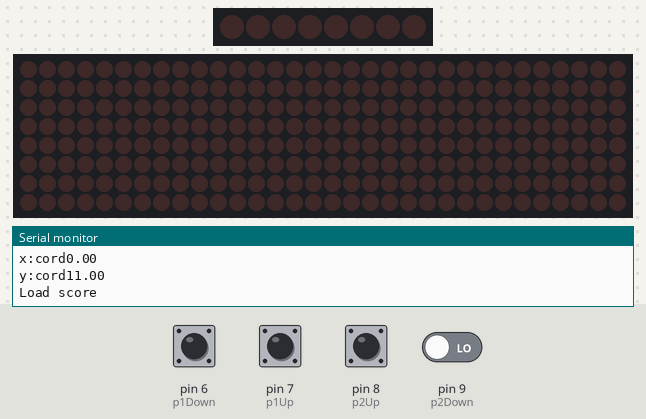
A sketch run on a simulated Arduino Uno, built with avr-gcc and run on an emulated ATmega328P. On the bench: 8 shift-register outputs drawn as a row of LEDs (first output left, lit = HIGH), 32×8 LED matrix, the last lines printed to the serial monitor. Wiring (from diagram.json): 4 × MAX7219 LED driver: data pin 11; clock pin 13; CS pin 10. The inputs (shaded band) are chosen by the test bench; at power-on: pin 6 (p1Down), pin 7 (p1Up), pin 8 (p2Up), pin 9 (p2Down) LOW. Random numbers use the default seed unless the sketch sets one.

Above: at 1.2 s.
1.3 s: pin 8 (p2Up) pulled HIGH for 0.15 s
At 2.7 s:
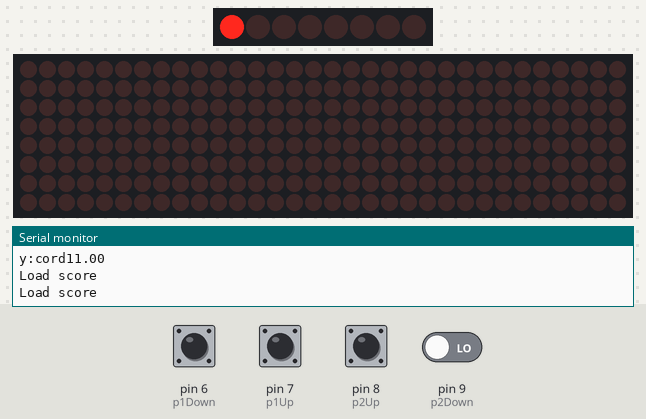
At 4.3 s:
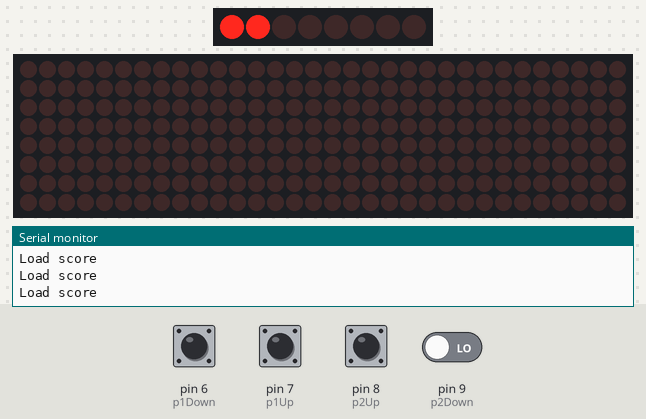
4.4 s: pin 6 (p1Down) pulled HIGH for 1 s
8.4 s: pin 6 (p1Down) driven HIGH and pin 9 (p2Down) driven HIGH
At 11.2 s:
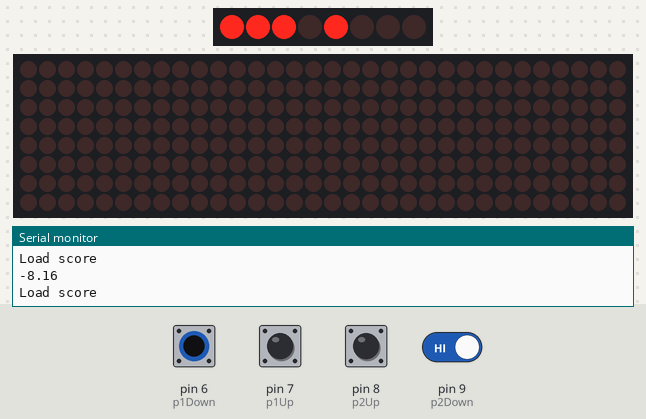
11.4 s: pin 6 (p1Down) driven LOW
Timing chart, 0 to 14.7 s (numbered marks = the images above; inputs shaded):
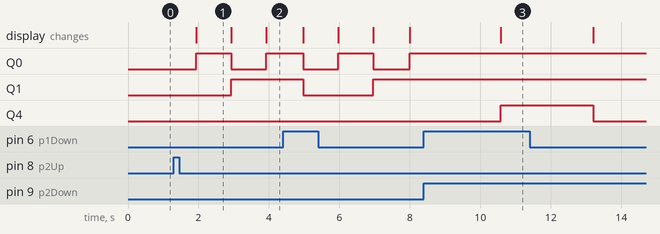

Measured:
- what the display in image 1 shows lasts 1.0 s, from 1.9 s to 2.9 s

The sketch:

main.ino
```cpp
#include "GameObject.h"
#include "Frame.h"

#define latchPin 10 // Gul
#define dataPin 11  // Grøn
#define clockPin 13 // Lyserød

#define latchPinScore 5 // Gul
#define dataPinScore 4  // Grøn
#define clockPinScore 3 // Lyserød

#define X_SEGMENTS 2
#define Y_SEGMENTS 2
#define PLAYER_HEIGHT 5
#define SEGMENTS_TOTAL (X_SEGMENTS * Y_SEGMENTS)

const int rowCount = 16;
const int collumnCount = 16;
const int p1Up = 7;
const int p1Down = 6;
const int p2Up = 8;
const int p2Down = 9;

const word rows[rowCount] = {
    0b1111111111111110,
    0b1111111111111101,
    0b1111111111111011,
    0b1111111111110111,
    0b1111111111101111,
    0b1111111111011111,
    0b1111111110111111,
    0b1111111101111111,
    0b1111111011111111,
    0b1111110111111111,
    0b1111101111111111,
    0b1111011111111111,
    0b1110111111111111,
    0b1101111111111111,
    0b1011111111111111,
    0b0111111111111111,
};

// TODO: the ball should be able to have decimal coordinates
GameObject ball(0, 0, GameObject::BOUNCING, GameObject::RED);
GameObject playerLeft(0, rowCount - PLAYER_HEIGHT, GameObject::STATIC, GameObject::GREEN);
GameObject playerRight(collumnCount - 1, rowCount - PLAYER_HEIGHT, GameObject::STATIC, GameObject::GREEN);

// GameObject ball2(1, 2);
// frame.addObject(ball2);

// ball2.xVel = 10;
// ball2.yVel = 8;
Frame frame(X_SEGMENTS, Y_SEGMENTS);

int p1OldScore = 0;
int p2OldScore = 0;

void setup()
{
    Serial.begin(9600);
    Serial.println("Start");

    // Frame pins
    pinMode(latchPin, OUTPUT);
    pinMode(dataPin, OUTPUT);
    pinMode(clockPin, OUTPUT);

    // Score pins
    pinMode(latchPinScore, OUTPUT);
    pinMode(dataPinScore, OUTPUT);
    pinMode(clockPinScore, OUTPUT);

    pinMode(p1Up, INPUT);
    pinMode(p1Down, INPUT);
    pinMode(p2Up, INPUT);
    pinMode(p2Down, INPUT);

    // delay(500);
    frame.addObject(ball);
    frame.addObject(playerLeft);
    frame.addObject(playerRight);

    ball.xVel = 8;
    ball.yVel = 8;

    playerLeft.height = 5;
    playerRight.height = 5;
    loadScore();
}

void loop()
{
    if (digitalRead(p1Up) == HIGH)
    {
        playerLeft.up();
    }
    if (digitalRead(p1Down) == HIGH)
    {
        playerLeft.down();
    }
    if (digitalRead(p2Up) == HIGH)
    {
        playerRight.up();
    }
    if (digitalRead(p2Down) == HIGH)
    {
        playerRight.down();
    }
    if (Serial.available() > 0)
    {
        char receivedChar = Serial.read(); // Read one character
        Serial.print("You pressed: ");
        Serial.println(receivedChar); // Echo back the character
        if (receivedChar == 'w' || digitalRead(p1Up) == HIGH)
        {
            playerLeft.up();
        }
        else if (receivedChar == 's')
        {
            playerLeft.down();
        }
        else if (receivedChar == 'i')
        {
            playerRight.up();
        }
        else if (receivedChar == 'k')
        {
            playerRight.down();
        }
    }
    // ball.right();
    // Serial.println(ball.pos().getX());
    // starter frame

    // Load all objects from the frame
    loadFrame();

    // Load both player scores
    if (p1OldScore != frame.p1Score || p2OldScore != frame.p2Score)
    {
        loadScore();
    }

    // delay(2);
}

void shiftOut16(uint16_t _dataPin, uint16_t _clockPin, uint16_t _bitOrder, uint16_t _val)
{
    uint16_t i;

    for (i = 0; i < 16; i++)
    {
        if (_bitOrder == LSBFIRST)
            digitalWrite(_dataPin, !!(_val & (1 << i)));
        else
            digitalWrite(_dataPin, !!(_val & (1 << (15 - i))));

        digitalWrite(_clockPin, HIGH);
        digitalWrite(_clockPin, LOW);
    }
}

void loadFrame()
{
    frame.placeObjectsToGrid();
    // Serial.println(frame.grid[0][6]);
    for (int currentRow = 0; currentRow < 16; currentRow++)
    {
        uint16_t bitRow = rows[currentRow]; // Repræsenterer første bitmønster
        uint16_t redPixels = 0;             // De røde pixels på rækken
        uint16_t greenPixels = 0;           // De grønne pixels på rækken
        // Behandl den aktuelle række i arrayet
        for (int i = 0; i < 16; i++)
        {
            switch (frame.grid[currentRow][i])
            {
            case 1: // Skal den være rød
                redPixels |= (1 << i);
                greenPixels |= (0 << i);
                break;
            case 2: // Skal den være grøn
                redPixels |= (0 << i);
                greenPixels |= (1 << i);
                break;
            case 3: // Skal den være orange
                redPixels |= (1 << i);
                greenPixels |= (1 << i);
                break;
            case 0: // Skal den ikke lyse
                redPixels |= (0 << i);
                greenPixels |= (0 << i);
                break;
            default:
                break;
            }
        }

        digitalWrite(latchPin, LOW);                          // Forbered latch
        shiftOut16(dataPin, clockPin, LSBFIRST, bitRow);      // Send the currently indexed row
        shiftOut16(dataPin, clockPin, MSBFIRST, redPixels);   // Send Val2
        shiftOut16(dataPin, clockPin, MSBFIRST, greenPixels); // Send Val3
        digitalWrite(latchPin, HIGH);                         // Aktivér latch for at opdatere output

        // Gå til næste række i arrayet    // delay(500);
    }
}

void loadScore()
{
    Serial.println("Load score");
    digitalWrite(latchPinScore, LOW);
    shiftOut(dataPinScore, clockPinScore, MSBFIRST, (frame.p2Score << 4) | frame.p1Score);
    digitalWrite(latchPinScore, HIGH);

    p1OldScore = frame.p1Score;
    p2OldScore = frame.p2Score;
}
```

Frame.cpp
```cpp
#include "Frame.h"
using namespace std;

Frame::Frame(size_t X_SEGMENTS, size_t Y_SEGMENTS) : _rows(Y_SEGMENTS * 8), _columns(X_SEGMENTS * 8), _X_SEGMENTS(X_SEGMENTS), _Y_SEGMENTS(Y_SEGMENTS)
{
  // Allocate memory for rows
  grid = new int *[16];
  for (size_t i = 0; i < 16; ++i)
  {
    // Allocate memory for columns in each row
    grid[i] = new int[16];

    // Initialize all elements to 0
    for (size_t j = 0; j < 16; ++j)
    {
      grid[i][j] = 0;
    }
  }
}

Frame::~Frame()
{
  for (size_t i = 0; i < 16; ++i)
  {
    delete[] grid[i]; // Free each row
  }
  delete[] grid; // Free the row pointers
}

void Frame::addObject(GameObject &object)
{
  _amountOfObjects++;

  // Point the last element to the new object
  _gameObjects[_amountOfObjects - 1] = &object;
  // Serial.println(_gameObjects[0]->xCord);

  if (object.getType() == GameObject::STATIC)
  {
    _amountOfStaticObjects++;
  }

  Serial.print("x:cord");
  Serial.println(_gameObjects[1]->xCord);
  Serial.print("y:cord");
  Serial.println(_gameObjects[1]->yCord);
}

void Frame::placeObjectsToGrid()
{

  // reset the old grid to draw a new
  for (size_t i = 0; i < _rows; i++)
  {
    for (size_t j = 0; j < _columns; j++)
    {
      grid[i][j] = 0; // Set each element to 0
    }
  };

  // check if bounce for each object
  for (size_t i = 0; i < _amountOfObjects; i++)
  {

    _gameObjects[i]->move();

    // correction of moving gameobjects
    _handleBarriers(_gameObjects[i], i);

    // if the object has a width
    for (size_t h = 0; h < _gameObjects[i]->height; h++)
    {
      for (size_t w = 0; w < _gameObjects[i]->width; w++)
      {
        set(_gameObjects[i]->xCord + w, _gameObjects[i]->yCord + h, _gameObjects[i]->color);
      }
    }
  }
}

void Frame::_handleBarriers(GameObject *object, int index)
{
  // check for bouncing objects
  if (object->getType() == GameObject::BOUNCING)
  {
    GameObject **staticObjects = getStaticObjects();

    for (size_t i = 0; i < _amountOfStaticObjects; i++)
    {
      if (object->xCord + object->width > staticObjects[i]->xCord &&
          object->xCord < staticObjects[i]->xCord + staticObjects[i]->width &&
          object->yCord + object->height > staticObjects[i]->yCord &&
          object->yCord < staticObjects[i]->yCord + staticObjects[i]->height)
      {
        float closestXEdge = min(
            staticObjects[i]->xCord + staticObjects[i]->width - object->xCord - object->width,
            object->xCord - staticObjects[i]->xCord);

        float closestYEdge = min(
            staticObjects[i]->yCord + staticObjects[i]->height - object->yCord - object->height,
            object->yCord - staticObjects[i]->yCord);

        if (min(closestXEdge, closestYEdge) == closestXEdge)
        {
          object->xVel *= -random(100, 105) / 100.0;
          object->yVel *= random(100, 102) / 100.0;
          Serial.println(object->xVel);
        }
        else
        {
          object->yVel *= -1;
        }

        // Serial.print("Collision ");
      }
    }

    delete[] staticObjects;

    // Checks if there is collision with right border then update score
    if (object->xCord > _columns - 1)
    {
      /// resets the ball
      resetObjectPosition(object);
      object->xVel = 8;
      object->yVel = 8;

      p1Score += 1;
    }

    // Checks if there is collision with left border then update score
    if (object->xCord < 0)
    {
      resetObjectPosition(object);
      p2Score += 1;

      object->xVel = 8;
      object->yVel = 8;
    }

    // If someone reaches score 10 reset score
    if (p1Score >= 10 || p2Score >= 10)
    {
      p1Score = 0;
      p2Score = 0;
    }

    // Checks if there is collision with top borders
    if (object->yCord > _rows - 1)
    {
      float correctionAmountY = 2 * (_rows - 1) - object->yCord;
      object->yCord = correctionAmountY;
      object->yVel *= -1;
    }
    // Check if below bottom border
    if (object->yCord < 0)
    {
      object->yCord = -object->yCord;
      object->yVel *= -1;
    }
  }
  else if (object->getType() == GameObject::STATIC)
  {
    // Checks if there is collision with right border
    if (object->xCord + object->width > _columns)
    {
      object->xCord = _columns - object->width;
    }
    // Check if behind left border
    if (object->xCord < 0)
    {
      object->xCord = 0;
    }
    // Checks if there is collision with top borders
    if (object->yCord + object->height > _rows)
    {
      object->yCord = _rows - object->height;
    }
    // Check if below bottom border
    if (object->yCord < 0)
    {
      object->yCord = 0;
    }
  }
}

void Frame::resetObjectPosition(GameObject *object)
{
  object->xCord = 7;
  object->yCord = 7;
}

// Set a specific cell
void Frame::set(float col, float row, GameObject::Colors color)
{
  int colortoAdd = 1;
  switch (color)
  {
  case GameObject::RED:
    colortoAdd = 1;
    break;
  case GameObject::GREEN:
    colortoAdd = 2;
    break;
  case GameObject::YELLOW:
    colortoAdd = 3;
    break;

  default:
    break;
  }
  // IDK why i should _columns - 1but it works
  grid[round(row)][(_columns - 1) - round(col)] = colortoAdd;
}

// Get a specific cell
int Frame::get(size_t row, size_t col)
{
  return grid[row][col];
}

GameObject **Frame::getStaticObjects()
{
  // Dynamically allocate memory based on the number of bouncing objects
  GameObject **bouncingObjects = new GameObject *[_amountOfObjects];

  int index = 0;
  for (size_t i = 0; i < _amountOfObjects; i++)
  {
    if (_gameObjects[i]->getType() == GameObject::STATIC)
    {
      bouncingObjects[index] = _gameObjects[i];
      index++;
    }
  }

  // Optionally resize if needed (not necessary with this approach)
  return bouncingObjects;
}

void removeElement(int arr[], int &size, int index)
{
  for (int i = index; i < size - 1; ++i)
  {
    arr[i] = arr[i + 1];
  }
  --size; // Reduce the size
}
```

Frame.h
```cpp
#ifndef Frame_h
#define Frame_h

#include <Arduino.h>
#include "GameObject.h"

class Frame
{
public:
  Frame(size_t X_SEGMENTS, size_t Y_SEGMENTS);

  void addObject(GameObject &object);

  void resetObjectPosition(GameObject *object);

  void placeObjectsToGrid();

  void set(float row, float col, GameObject::Colors color);
  int get(size_t row, size_t col);

  uint8_t *toCompactArray();

  void printGrid();

  int **grid;

  GameObject **getStaticObjects();

  ~Frame(); // Declare the destructor

  size_t p1Score = 0;
  size_t p2Score = 0;

private:
  size_t _rows, _columns;
  GameObject *_gameObjects[100];
  size_t _amountOfObjects;
  size_t _amountOfStaticObjects;

  size_t _X_SEGMENTS;
  size_t _Y_SEGMENTS;

  void _handleBarriers(GameObject *object, int index);
};
#endif
```

GameObject.cpp
```cpp
#include "GameObject.h"

GameObject::GameObject(float xCord, float yCord, GameObject::ObjectType type, GameObject::Colors color) : xCord(xCord), yCord(yCord), _type(type), color(color)
{
}

void GameObject::up()
{
  yCord--;
}

void GameObject::down()
{
  yCord++;
}

void GameObject::left()
{
  xCord--;
}

void GameObject::right()
{
  xCord++;
}

float GameObject::moveXCoord()
{
  return xCord + xVel * _deltaTime;
}

float GameObject::moveYCoord()
{
  return yCord + yVel * _deltaTime;
}

void GameObject::move()
{
  _currentTime = millis() / 1000.0;

  _deltaTime = _currentTime - _previousTime; // Calculate time difference

  yCord += yVel * _deltaTime;
  xCord += xVel * _deltaTime;

  _previousTime = _currentTime;

  // Serial.println("Move");
  // Serial.println(yCord);
  // TODO the time and maybe x and y coordinates need more digits (long)
}

GameObject::ObjectType GameObject::getType()
{
  return _type;
};

bool GameObject::isColliding(GameObject &other)
{
  return xCord < other.xCord + other.width &&
         xCord + width > other.xCord &&
         yCord < other.yCord + other.height &&
         yCord + height > other.yCord;
}
```

GameObject.h
```cpp
#ifndef GameObject_h
#define GameObject_h

#include <Arduino.h>

class GameObject
{
public:
  enum ObjectType
  {
    STATIC,
    BOUNCING
  };
  enum Colors
  {
    RED,
    GREEN,
    YELLOW
  };

  GameObject(float xCord, float yCord, enum GameObject::ObjectType type, GameObject::Colors color);

  GameObject::ObjectType getType();

  GameObject::Colors color;

  float xVel;
  float yVel;

  float xCord;
  float yCord;

  float width = 1;
  float height = 1;

  void up();
  void down();
  void left();
  void right();

  float moveXCoord();

  float moveYCoord();

  void move();

  bool isColliding(GameObject &other);

private:
  float _previousTime = 0; // Store the last frame time
  float _deltaTime = 0;    // Store the time difference between frames
  float _currentTime = 0;  // Store the current time
  void _moveY();
  void _moveX();
  GameObject::ObjectType _type;
};
#endif
```
